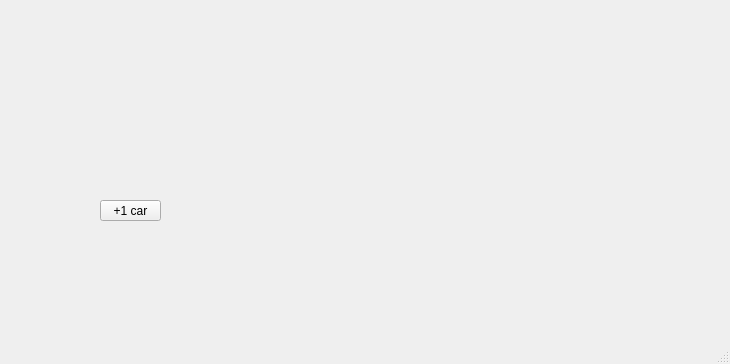
<?xml version="1.0" encoding="UTF-8"?>
<ui version="4.0">
 <class>MainWindow</class>
 <widget class="QMainWindow" name="MainWindow">
  <property name="geometry">
   <rect>
    <x>0</x>
    <y>0</y>
    <width>730</width>
    <height>364</height>
   </rect>
  </property>
  <property name="windowTitle">
   <string>MainWindow</string>
  </property>
  <widget class="QWidget" name="centralwidget">
   <widget class="QPushButton" name="pushButton">
    <property name="geometry">
     <rect>
      <x>100</x>
      <y>200</y>
      <width>61</width>
      <height>21</height>
     </rect>
    </property>
    <property name="text">
     <string>+1 car</string>
    </property>
   </widget>
  </widget>
  <widget class="QMenuBar" name="menubar">
   <property name="geometry">
    <rect>
     <x>0</x>
     <y>0</y>
     <width>730</width>
     <height>20</height>
    </rect>
   </property>
  </widget>
  <widget class="QStatusBar" name="statusbar"/>
 </widget>
 <resources/>
 <connections/>
</ui>
